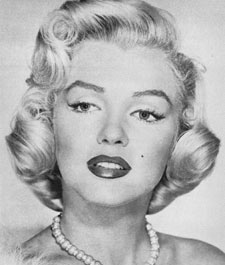
#> input picture data/marilyn.bmp, 225 x 265 px, found by its file name
$ jupyter execute convolve_colour.ipynb   (shell and % lines are left out)
#> lines starting #> are read from the running program, lines starting #| are printed output that depends on the picture
## Convolve Greyscale Image

[cell 1]
import numpy as np
import matplotlib.pyplot as plt
from PIL import Image

[cell 2]
kernel = 1/9 * np.ones((3,3))
plt.imshow(kernel)
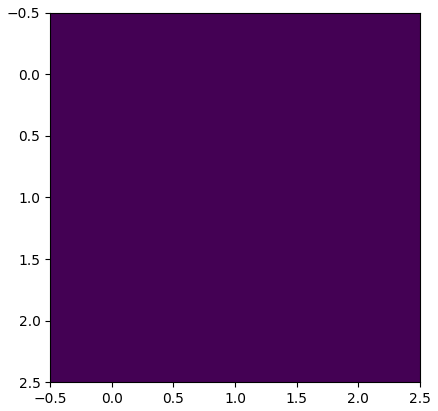
#> figure drawn by matplotlib, 1 panel

[cell 3]
def convolve(image: np.ndarray, kernel: np.ndarray) -> np.ndarray:
    """
    Convolve an image with a kernel assuming zero-padding of the image to handle the borders

    :param image: the image (either greyscale shape=(rows, cols) or colour shape=(rows, cols, channels))
    :type numpy.ndarray

    :param: kernel: the kernel (shape=(kheight, kwidth); both dimensions odd)
    :type: numpy.ndarray

    :returns the convolved image (of the same shape as the input image)
    :rtype numpy.ndarray
    """
    kern_count_row, kern_count_col = kernel.shape
    if (kern_count_row % 2) == 0:
        raise ValueError('Kernel cannot be an even dimension!')
    if (kern_count_col % 2) == 0:
        raise ValueError('Kernel cannot be an even dimension!')
    out = np.zeros_like(image)
    # width of padding is half the size of kernel

    pad_count_row = np.floor((kern_count_row/2)).astype(int)
    pad_count_col = np.floor((kern_count_col/2)).astype(int)

    image_padded = np.pad(image, (pad_count_row, pad_count_col), mode='constant')
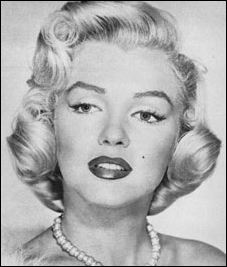
#> image_padded: shape (267, 227); min 0, max 244, mean 174.3
    image_padded[pad_count_row:-pad_count_col, pad_count_col:-pad_count_row] = image

    # kernel application with sliding window
    for x in range(image.shape[0]):
        for y in range(image.shape[1]):
            out[x,y]=(kernel * image_padded[x: x+kern_count_col, y: y+kern_count_row]).sum()
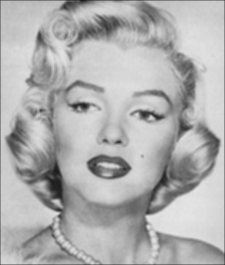
#> out: shape (265, 225); min 26, max 229, mean 175.7

    return out

[cell 4]
image = np.array(Image.open('data/marilyn.bmp').convert('L'))
conv_img = convolve(image, kernel)
plt.imshow(conv_img, cmap=plt.cm.gray)

## Convolve Colour Image

[cell 5]
image = np.array(Image.open('data/marilyn.bmp'))
#> image is the input picture: shape (265, 225, 3); min 13, max 244, mean 177.2
image.shape
#> Out = (265, 225, 3)

[cell 6]
kernel = 1/9 * np.ones((3,3))
print(kernel.shape)
plt.imshow(kernel)

[cell 7]
def convolve_colour(image: np.ndarray, kernel: np.ndarray) -> np.ndarray:
    """
    Convolve an image with a kernel assuming zero-padding of the image to handle the borders

    :param image: the image (either greyscale shape=(rows, cols) or colour shape=(rows, cols, channels))
    :type numpy.ndarray

    :param: kernel: the kernel (shape=(kheight, kwidth); both dimensions odd)
    :type: numpy.ndarray

    :returns the convolved image (of the same shape as the input image)
    :rtype numpy.ndarray
    """
    kern_count_row, kern_count_col = kernel.shape
    if (kern_count_row % 2) == 0:
        raise ValueError('Kernel cannot be an even dimension!')
    if (kern_count_col % 2) == 0:
        raise ValueError('Kernel cannot be an even dimension!')
    out = np.zeros_like(image)
    # width of padding is half the size of kernel

    pad_count_row = np.floor((kern_count_row/2)).astype(int)
    pad_count_col = np.floor((kern_count_col/2)).astype(int)

    if image.ndim == 2:
        image_padded = np.pad(image, (pad_count_row, pad_count_col), mode='constant')
        image_padded[pad_count_row:-pad_count_col, pad_count_col:-pad_count_row] = image
        for x in range(image.shape[0]):
            for y in range(image.shape[1]):
                out[x,y]=(kernel * image_padded[x: x+kern_count_col, y: y+kern_count_row]).sum()
    elif image.ndim == 3:
        image_padded = np.pad(image, ((pad_count_row, pad_count_col),(pad_count_row, pad_count_col), (0,0)), mode='constant')
        image_padded[pad_count_row:-pad_count_col, pad_count_col:-pad_count_row] = image
        # kernel application with sliding window
        for z in range(image.shape[2]):
            for x in range(image.shape[0]):
                for y in range(image.shape[1]):
                        out[x,y,z]=(kernel * image_padded[x: x+kern_count_col, y: y+kern_count_row, z]).sum()
    return out

[cell 8]
# test colour plt
bird = np.array(Image.open('data/bird.bmp'))
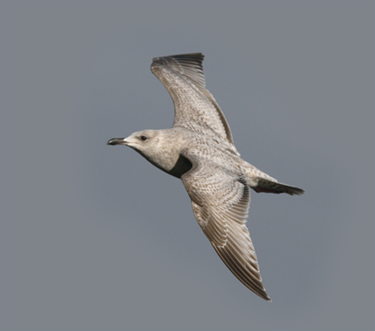
#> input picture data/bird.bmp, 375 x 331 px, found by its file name
#> bird is the input picture: shape (331, 375, 3); mean R, G, B 127.7, 131.3, 136.8
plt.imshow(bird)

[cell 9]
conv_bird = convolve_colour(bird, kernel)
#> in convolve_colour, `image_padded = np.pad(image, ((pad_count_row, pad_count_col),(pad_coun..`:
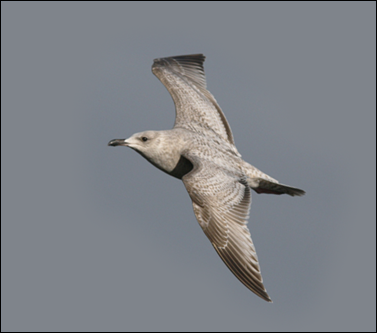
#> image_padded: shape (333, 377, 3); mean R, G, B 126.2, 129.8, 135.3
plt.imshow(conv_bird)

[cell 10]
# test robustness
image = np.array(Image.open('data/marilyn.bmp').convert('L'))
print(image.ndim)
#| 2
conv_img = convolve_colour(image, kernel)
